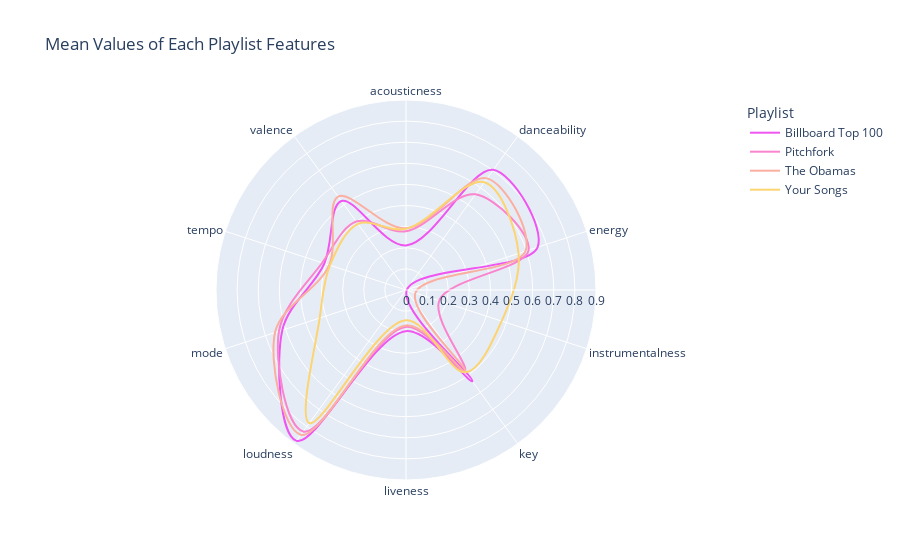

Notebook source saved alongside this figure:
### Code cell
#input variables
playlist_uri = "37i9dQZF1EtfHjm6n4Z18E"

#Ines Top Songs 2019

username ="Inês"
      
mega_function(username, playlist_uri)

### Figure 1 — Plotly figure (JSON) as saved in the notebook; plotly's stock layout.template omitted (floating-point values rounded to 4 significant figures)
{"data": [{"hovertemplate": "Playlist=Billboard Top 100<br>avg=%{r}<br>features=%{theta}<extra></extra>", "legendgroup": "Billboard Top 100", "line": {"color": "#ef55f1", "dash": "solid", "shape": "spline"}, "mode": "lines", "name": "Billboard Top 100", "r": [0.2111, 0.7035, 0.6557, 0.003601, 0.5344, 0.1948, 0.8831, 0.6162, 0.4065, 0.5213, 0.2111], "showlegend": true, "subplot": "polar", "theta": ["acousticness", "danceability", "energy", "instrumentalness", "key", "liveness", "loudness", "mode", "tempo", "valence", "acousticness"], "type": "scatterpolar"}, {"hovertemplate": "Playlist=Pitchfork<br>avg=%{r}<br>features=%{theta}<extra></extra>", "legendgroup": "Pitchfork", "line": {"color": "#fb84ce", "dash": "solid", "shape": "spline"}, "mode": "lines", "name": "Pitchfork", "r": [0.2783, 0.5602, 0.6108, 0.165, 0.474, 0.1747, 0.8288, 0.6327, 0.4173, 0.4007, 0.2783], "showlegend": true, "subplot": "polar", "theta": ["acousticness", "danceability", "energy", "instrumentalness", "key", "liveness", "loudness", "mode", "tempo", "valence", "acousticness"], "type": "scatterpolar"}, {"hovertemplate": "Playlist=The Obamas<br>avg=%{r}<br>features=%{theta}<extra></extra>", "legendgroup": "The Obamas", "line": {"color": "#fbafa1", "dash": "solid", "shape": "spline"}, "mode": "lines", "name": "The Obamas", "r": [0.2922, 0.6534, 0.5955, 0.0465, 0.4769, 0.1678, 0.8476, 0.6525, 0.3825, 0.5471, 0.2922], "showlegend": true, "subplot": "polar", "theta": ["acousticness", "danceability", "energy", "instrumentalness", "key", "liveness", "loudness", "mode", "tempo", "valence", "acousticness"], "type": "scatterpolar"}, {"hovertemplate": "Playlist=Your Songs<br>avg=%{r}<br>features=%{theta}<extra></extra>", "legendgroup": "Your Songs", "line": {"color": "#fcd471", "dash": "solid", "shape": "spline"}, "mode": "lines", "name": "Your Songs", "r": [0.2896, 0.6314, 0.5605, 0.4764, 0.4818, 0.1438, 0.7792, 0.43, 0.3789, 0.3867, 0.2896], "showlegend": true, "subplot": "polar", "theta": ["acousticness", "danceability", "energy", "instrumentalness", "key", "liveness", "loudness", "mode", "tempo", "valence", "acousticness"], "type": "scatterpolar"}], "layout": {"legend": {"title": {"text": "Playlist"}, "tracegroupgap": 0}, "polar": {"angularaxis": {"direction": "clockwise", "rotation": 90}, "domain": {"x": [0, 1], "y": [0, 1]}, "radialaxis": {"range": [0, 0.9]}}, "title": {"text": "Mean Values of Each Playlist Features"}}}
